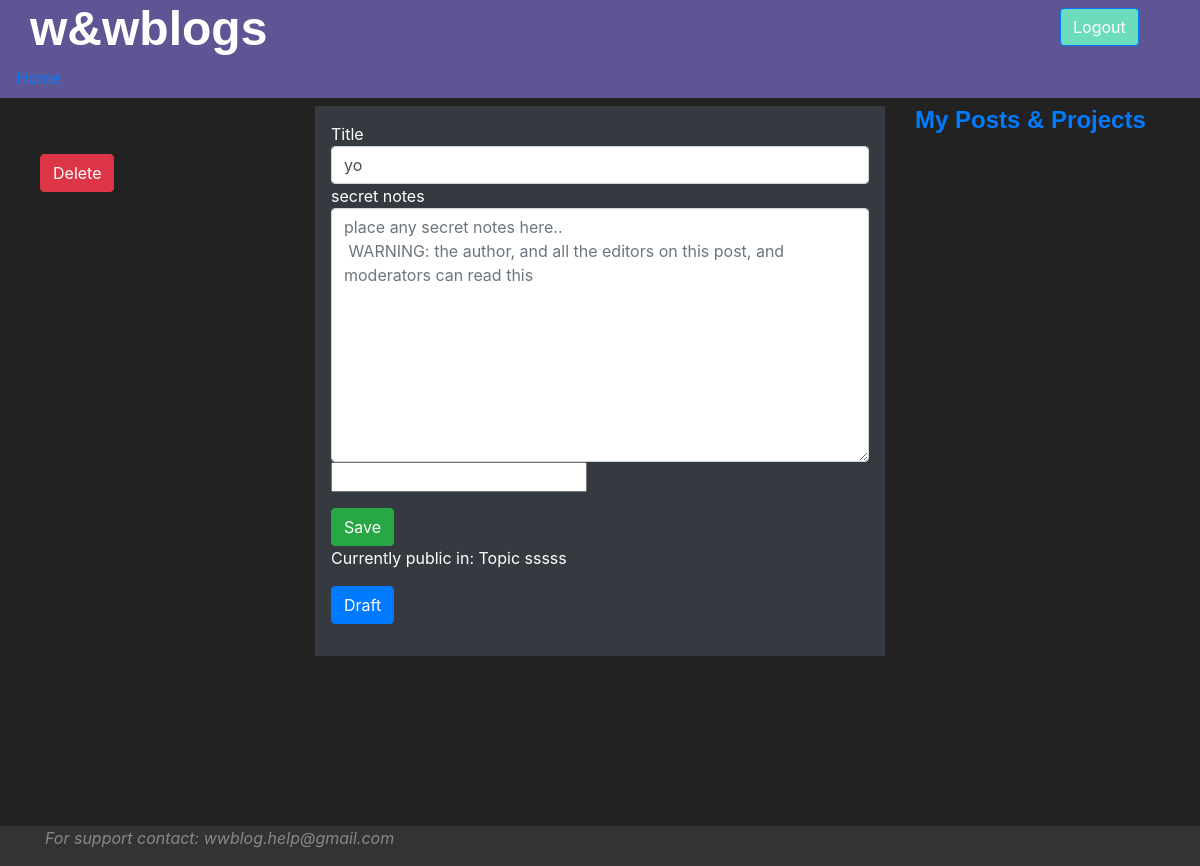
/post/4/edit/ (signed in), run on an earlier commit of the app's database.
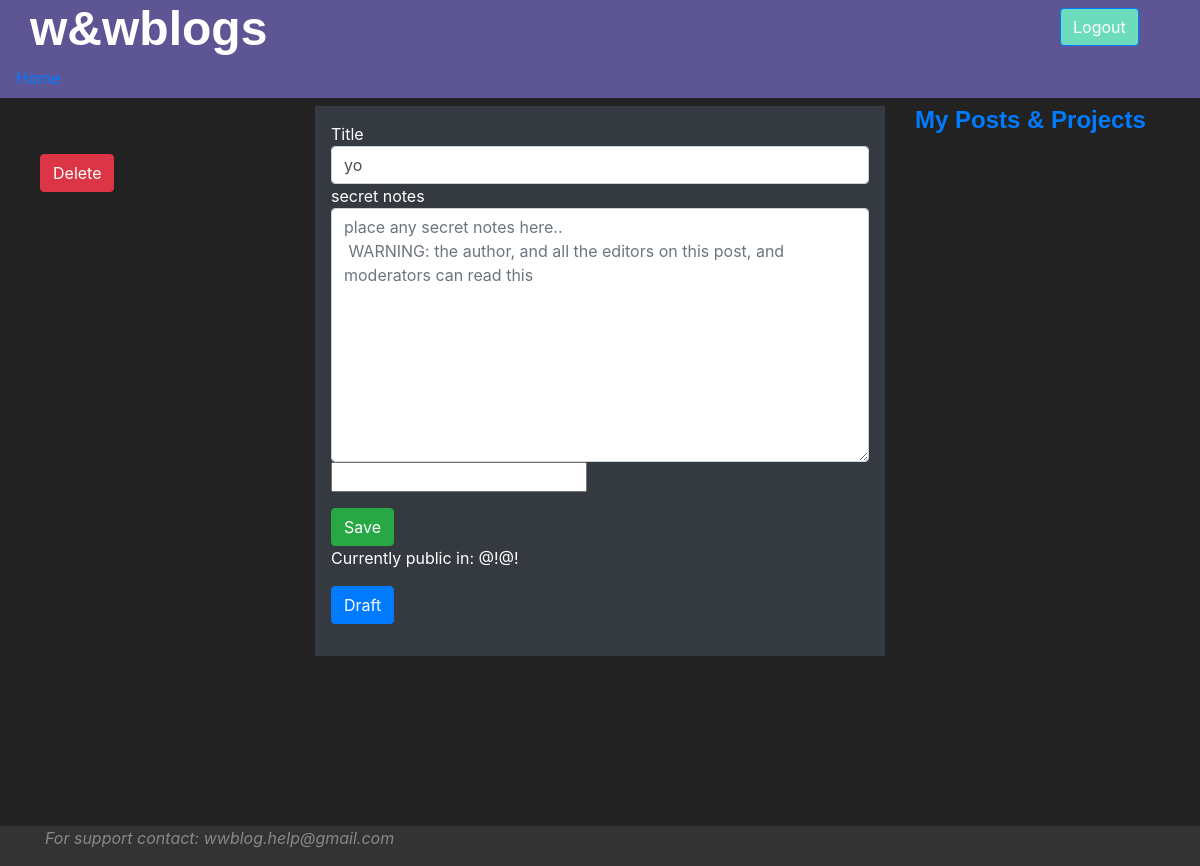
And on a later commit of the database.
### wwapp/models.py (models this page shows, shortened)
class Category(models.Model):
    category_id = models.AutoField(primary_key=True)
    category_name = models.CharField(unique=True, max_length=45)
    category_creator = models.ForeignKey(User, on_delete=models.PROTECT)
    class CategoryType(models.TextChoices):
        PROJECT = 'PROJECT', _('Project')
        TOPIC = 'TOPIC', _('Topic')
        SUBTOPIC = 'SUBTOPIC', _('SubTopic')
    category_type = models.CharField(max_length=45, choices=CategoryType.choices, default=CategoryType.PROJECT)
    class Meta:
        verbose_name_plural = 'Categories'
        indexes = [
            models.Index(fields=['category_name']),
        ]

### account/decorators.py (the view)
    def wrapper_func(request, *args, **kwargs):
        article_id = _get_id_from_request_path(request)
        if _is_article_author(request, article_id) or \
                _is_article_editor(request, article_id) or \
                is_moderator_or_admin(request.user):
            return view_func(request, *args, **kwargs)
        return HttpResponseForbidden()

### wwapp/forms.py
class ArticleEdit(forms.Form):
    title = forms.CharField(widget=forms.TextInput(attrs={'class': 'form-control', 'placeholder': 'Title'}))
    placeholder = 'place any secret notes here..\n WARNING: the author, and all the editors on this post,' \
                  ' and moderators can read this '
    secret_note = forms.CharField(label='secret notes', required=False, widget=forms.Textarea(
        attrs={'class': 'form-control', 'placeholder': placeholder, }))
    parent_article = forms.Select(choices=[])
    categories_select = forms.Select(choices=[])
    publish_to_select = forms.ChoiceField(required=False, choices=[])
    content = forms.CharField(required=False,
                              widget=TinyMCE(attrs={'cols': 80, 'rows': 30,
                                                    'class': 'tiny-mce-editor', 'id': 'tiny-mce'}))

### wwapp/handlers.py (called while the page is built)
    def get_assignation(self) -> CategoryItemAssignation:
        try:
            return CategoryItemAssignation.objects.get(item_id=self.item.item_id)
        except exceptions.ObjectDoesNotExist:
            raise exceptions.ObjectDoesNotExist

    def __get_latest_version_dir(self) -> str:
        return self.__get_latest_version_dir_local()

### wwapp/templates/wwapp/edit_article.html (shortened to what this page needs)
{% extends 'wwapp/base.html' %}
{% load static %}
{% block left_nav %}
    <ul class="no-bullet">
        <li class="mt-5">
            {% if article.author_id == request.user.id %}
                <button onclick="deleteArticle({{ article.article_id }})" class="btn btn-danger">Delete</button>
            {% endif %}
        </li>
    </ul>
{% endblock %}
{% block right_nav %}
    <h4><a href="{% url 'wwapp:manage_own_content' %}">My Posts & Projects</a></h4>
{% endblock %}
{% block content %}
    {% load static %}
    <div id="editorContainer">
        <form method="post" class="TinyEditor" id="formTinyM">
            {{ form.title.label }}
            {{ form.title }}
            {{ form.secret_note.label }}
            {{ form.secret_note }}
            {{ form.content }}
            <button type="submit" class="btn btn-success">Save</button>
            {% if article.author_id == request.user.id %}
                {% if article.published %}
                    <p>Currently public in: {{ parent_category }}</p>
                {% endif %}
            {% endif %}
        </form>
        {% if article.author_id == request.user.id %}
                {% if article.published %}
                    <button class="btn btn-primary" onclick="location.href='{% url 'wwapp:draft_article' article.article_id %}'"> Draft</button>
                {% endif %}
            {% endif %}
    </div>
{% endblock %}

What changed in the data, as far as the page shows it:
removed Category: category_name "Topic sssss"
added Category: category_name "@!@!"
